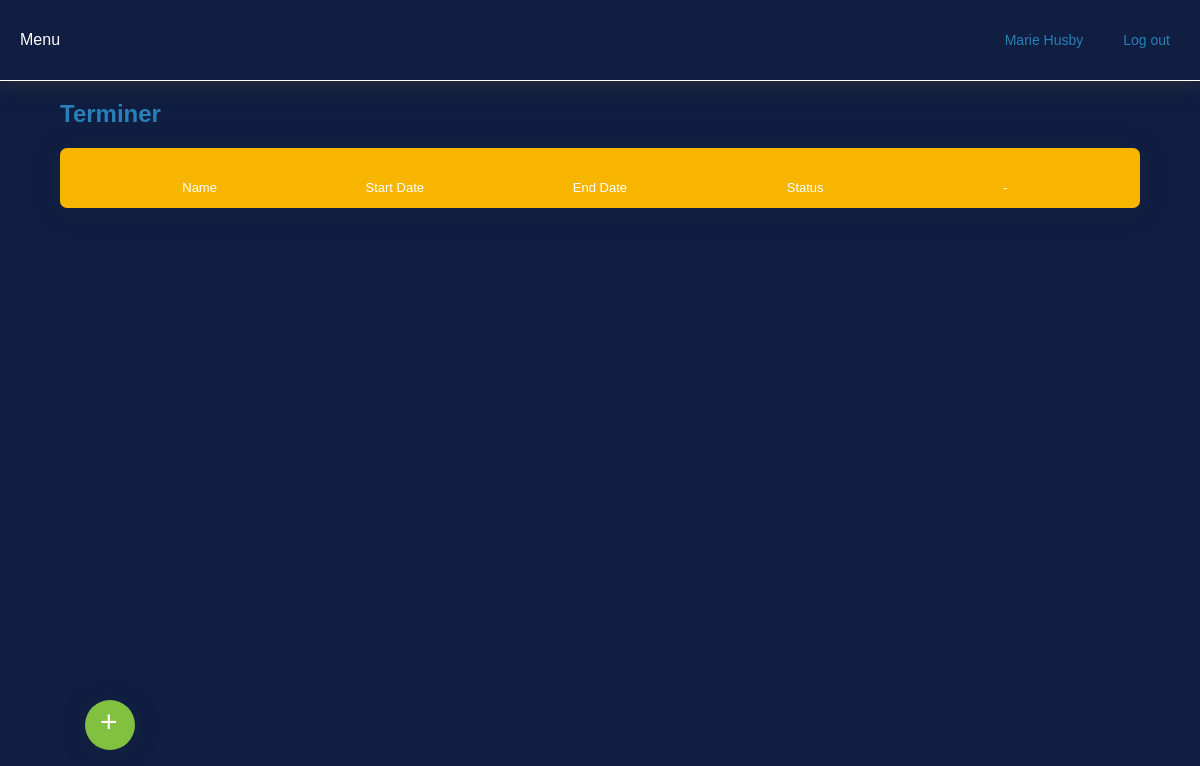
Before: /admin/periods.php (signed in) with the older database file.
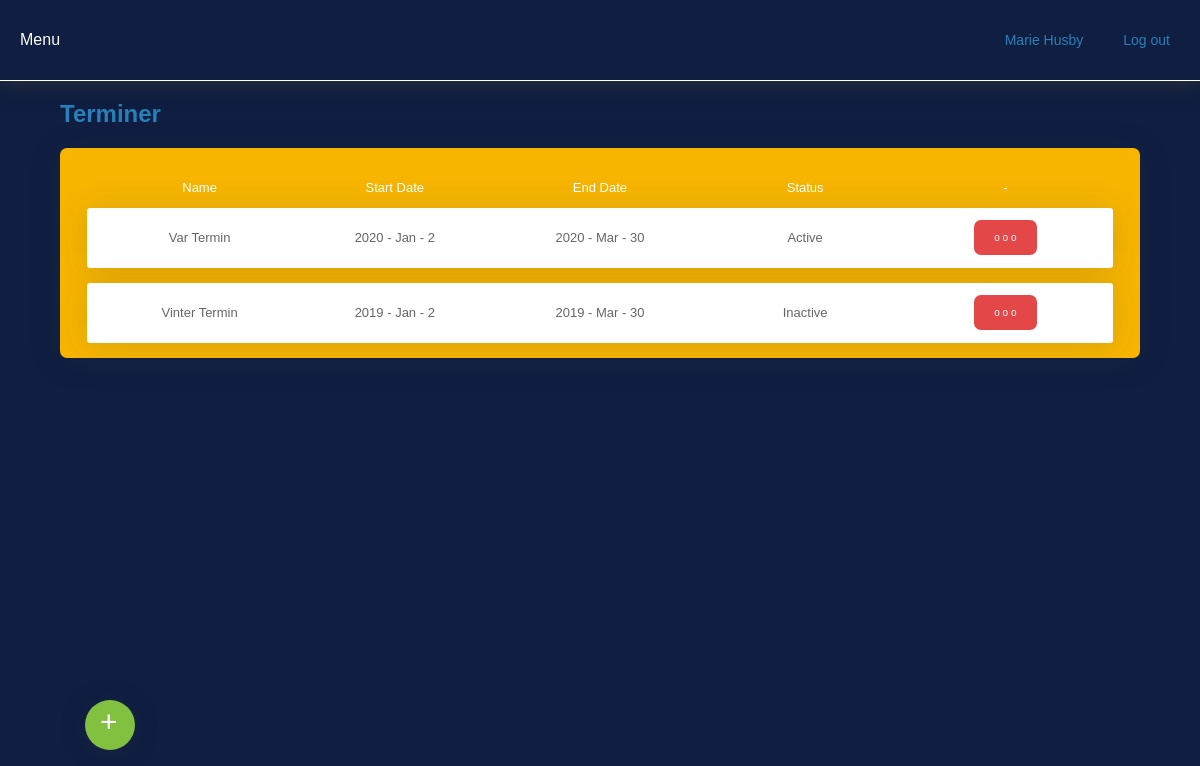
After: the same page with the newer database file.
### tables this page shows
CREATE TABLE `term` (
  `id_term` int(11) NOT NULL,
  `date` date DEFAULT NULL,
  `type` varchar(255) DEFAULT NULL,
  `term_name` varchar(255) DEFAULT NULL,
  `start_year` varchar(255) DEFAULT NULL,
  `start_month` varchar(255) DEFAULT NULL,
  `start_day` varchar(255) DEFAULT NULL,
  `stop_year` varchar(255) DEFAULT NULL,
  `stop_month` varchar(255) DEFAULT NULL,
  `stop_day` varchar(255) DEFAULT NULL,
  `status` int(11) DEFAULT NULL
);

### inc/funciones.php (called while the page is built, shortened)
	<?php
function status($status)
{
	if ($status == 1) return "Active";
	return "Inactive";
}
function month($mes)
{
	if ($mes == 1) return "Jan";
	if ($mes == 3) return "Mar";
}
			?>

### admin/inc/periods_list.php (the view, shortened to what this page needs)
<?php
$query_DatosPeriod = sprintf("SELECT * FROM term ORDER BY id_term ASC");
$DatosPeriod = mysqli_query($con, $query_DatosPeriod) or die(mysqli_error($con));
$row_DatosPeriod = mysqli_fetch_assoc($DatosPeriod);
?>
<div class="user_div">
<table width="100%" cellspacing="0" class="table_user" style="background-color: #F7B500;margin: 20px auto 0; ">
    <tr height="40" style="color: #FFF;">
        <td width="20%" nowrap="nowrap" align="center" style="padding: 0 0 0 20px; border-bottom: 1px solid #F7B500;">Name</td>
        <td width="20%" nowrap="nowrap" align="center" style="padding: 0 0 0 0; border-bottom: 1px solid #F7B500;">Start Date</td>
        <td width="20%" nowrap="nowrap" align="center" style="padding: 0 0 0 0; border-bottom: 1px solid #F7B500;">End Date</td>
        <td width="20%" nowrap="nowrap" align="center" style="padding: 0 0 0 0; border-bottom: 1px solid #F7B500;">Status</td>
        <td width="20%" nowrap="nowrap" align="center" style="padding: 0 10px 0 0; border-bottom: 1px solid #F7B500;">-</td>
    </tr>
</table>
    <?php if ($row_DatosPeriod > 0) {  ?>
    <?php do { ?>
<table width="100%" cellspacing="0" class="table_user" style="margin: 0 auto 15px; box-shadow: 0 .15rem 2rem 0 rgba(58,59,69,.15)!important;">
    <tr class="line" height="60">
        <td width="20%" nowrap="nowrap" align="center" style="padding: 0 0 0 20px;"><?php echo $row_DatosPeriod['term_name']; ?></td>
        <td width="20%" nowrap="nowrap" align="center" style="padding: 0 0 0 0;"><?php echo $row_DatosPeriod['start_year']; ?> - <?php echo month($row_DatosPeriod['start_month']); ?> - <?php echo $row_DatosPeriod['start_day']; ?></td>
        <td width="20%" nowrap="nowrap" align="center" style="padding: 0 0 0 0;"><?php echo $row_DatosPeriod['stop_year']; ?> - <?php echo month($row_DatosPeriod['stop_month']); ?> - <?php echo $row_DatosPeriod['stop_day']; ?></td>
        <td width="20%" nowrap="nowrap" align="center" style="padding: 0 0 0 0;"><?php echo status($row_DatosPeriod['status']); ?></td>
        <td width="20%" nowrap="nowrap" align="center" style="padding: 0 10px 0 0;">
            <div class="arternative">
                <button class="artbtn">o o o</button>
            </div>
        </td>
    </tr>
    <?php } while ($row_DatosPeriod = mysqli_fetch_assoc($DatosPeriod));
    }
    else
    {  ?>
    <?php } ?>
</table>
</div>
<div onclick="location='periods.php?new=1'" class="flying_button">+</div>

Changed rows visible on the page:
added term: term_name "Var Termin", start_year "2020", start_month "Jan", start_day "2", stop_year "2020", stop_month "Mar", stop_day "30", status "Active"
added term: term_name "Vinter Termin", start_year "2019", start_month "Jan", start_day "2", stop_year "2019", stop_month "Mar", stop_day "30", status "Inactive"
